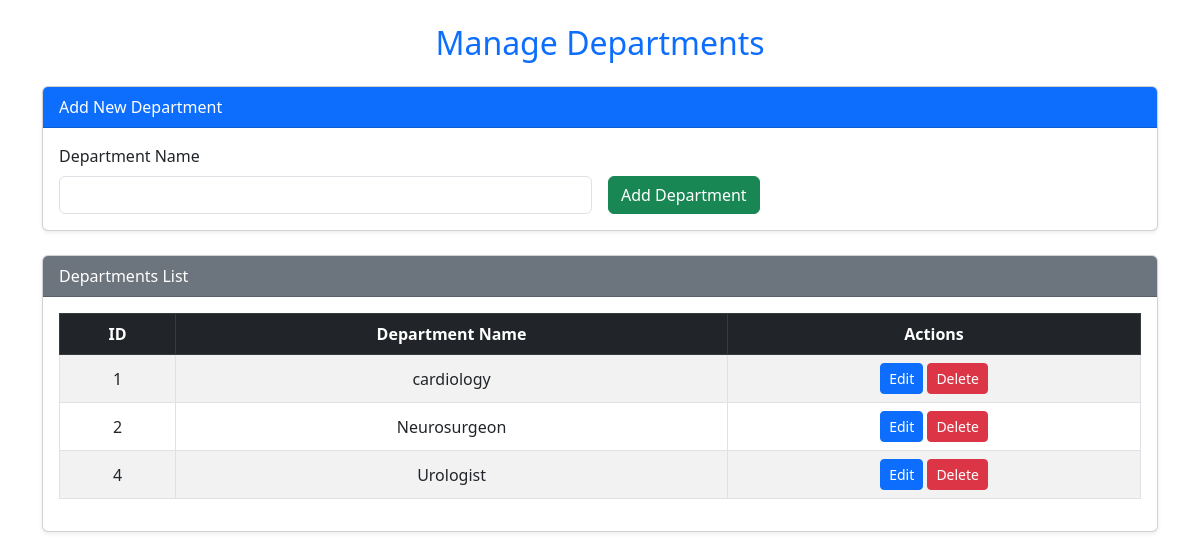
The page /department.php on the database its author committed.
### tables this page shows
CREATE TABLE `department` (
  `deptt_id` int(10) NOT NULL,
  `deptt_name` varchar(100) NOT NULL
);

### department.php (the view, shortened to what this page needs)
<?php
include '../database/config.php';
$departments = $conn->query("SELECT * FROM department");
$edit = false;
$editData = null;
?>
<!DOCTYPE html>
<html lang="en">
<head>
  <link href="https://cdn.jsdelivr.net/npm/bootstrap@5.3.0/dist/css/bootstrap.min.css" rel="stylesheet">
</head>
<body>
  <div class="container py-4">
    <h2 class="mb-4 text-center text-primary">Manage Departments</h2>
    <div class="card mb-4 shadow-sm">
      <div class="card-header bg-primary text-white">
        <?= $edit ? 'Edit Department' : 'Add New Department' ?>
      </div>
      <div class="card-body">
        <form method="POST" action="">
          <div class="row g-3 align-items-end">
            <div class="col-md-6">
              <label class="form-label">Department Name</label>
              <input type="text" name="department_name" class="form-control"
                     value="<?= $edit ? $editData['deptt_name'] : '' ?>" required>
            </div>
            <div class="col-md-6">
              <?php if ($edit): ?>
                <button type="submit" name="updateDepartment" class="btn btn-warning">Update</button>
                <a href="department.php" class="btn btn-secondary">Cancel</a>
              <?php else: ?>
                <button type="submit" name="addDepartment" class="btn btn-success">Add Department</button>
              <?php endif; ?>
            </div>
          </div>
        </form>
      </div>
    </div>
    <div class="card shadow-sm">
      <div class="card-header bg-secondary text-white">Departments List</div>
      <div class="card-body table-responsive">
        <table class="table table-striped table-bordered align-middle text-center">
          <thead class="table-dark">
            <tr>
              <th>ID</th>
              <th>Department Name</th>
              <th>Actions</th>
            </tr>
          </thead>
          <tbody>
            <?php while ($row = $departments->fetch_assoc()): ?>
              <tr>
                <td><?= $row['deptt_id'] ?></td>
                <td><?= $row['deptt_name'] ?></td>
                <td>
                  <a href="department.php?edit=<?= $row['deptt_id'] ?>" class="btn btn-sm btn-primary">Edit</a>
                  <a href="department.php?delete=<?= $row['deptt_id'] ?>" class="btn btn-sm btn-danger"
                     onclick="return confirm('Are you sure you want to delete this department?')">Delete</a>
                </td>
              </tr>
            <?php endwhile; ?>
          </tbody>
        </table>
      </div>
    </div>
  </div>
</body>
</html>

### rows shown on the page
department: deptt_id "1", deptt_name "cardiology"
department: deptt_id "2", deptt_name "Neurosurgeon"
department: deptt_id "4", deptt_name "Urologist"
